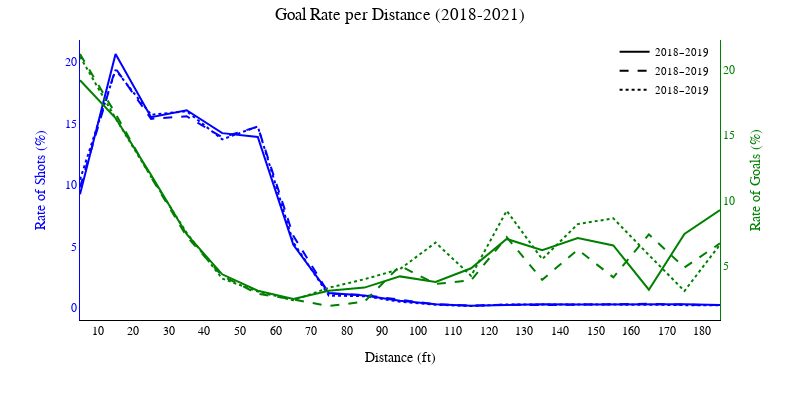

The notebook cell this image was saved under:
### Markdown cell above
### Second Figure_choice

### Code cell
''' Create a single figure for all seasons'''
'''Display shots rate instead of total goals to improve lisibility'''

shots1, rate1, rate_of_shots1 = calculate_metrics(df_2018)
shots2, rate2, rate_of_shots2 = calculate_metrics(df_2019)
shots3, rate3, rate_of_shots3 = calculate_metrics(df_2020)


fig = go.Figure()

fig.add_trace(go.Scatter(
    x=(rate1.index.astype(int) + bin_size/2),
    y=rate1.values,
    name="2018-2019",
    mode="lines",
    marker=dict(color="red"),
    line=dict(color="green", dash="solid", width=2),
    yaxis="y2",
    showlegend=False

))

fig.add_trace(go.Scatter(
    x=(rate2.index.astype(int) + bin_size/2),
    y=rate2.values,
    name="2019-2020",
    mode="lines",
    marker=dict(color="yellow"),
    line=dict(color="green", dash="dash", width=2),
    yaxis="y2",
    showlegend=False

))

fig.add_trace(go.Scatter(
    x=(rate3.index.astype(int) + bin_size/2),
    y=rate3.values,
    name="2020-2021",
    mode="lines",
    marker=dict(color="orange"),
    line=dict(color="green", dash="dot", width=2),
    yaxis="y2",
    showlegend=False

))

fig.add_trace(go.Scatter(
    x=(rate1.index.astype(int) + bin_size/2),
    y=rate_of_shots1.values,
    name="2018-2019",
    mode="lines",
    marker=dict(color="red"),
    line=dict(color="blue", dash="solid", width=2),
    yaxis="y1",
    showlegend=False
))

fig.add_trace(go.Scatter(
    x=(rate2.index.astype(int) + bin_size/2),
    y=rate_of_shots2.values,
    name="2019-2020",
    mode="lines",
    marker=dict(color="yellow"),
    line=dict(color="blue", dash="dash", width=2),
    yaxis="y1",
    showlegend=False
))

fig.add_trace(go.Scatter(
    x=(rate3.index.astype(int) + bin_size/2),
    y=rate_of_shots3.values,
    name="2020-2021",
    mode="lines",
    marker=dict(color="orange"),
    line=dict(color="blue", dash="dot", width=2),
    yaxis="y1",
    showlegend=False
))

'''Here we add one dummy set of lines only to be displayed as the legend'''
fig.add_trace(go.Scatter(
    x=[None], y=[None],         
    mode="lines",
    line=dict(color="black", dash="solid", width=2),
    name="2018–2019",             
    hoverinfo="skip"             
))
fig.add_trace(go.Scatter(
    x=[None], y=[None],          
    mode="lines",
    line=dict(color="black", dash="dash", width=2),
    name="2018–2019",             
    hoverinfo="skip"              
))
fig.add_trace(go.Scatter(
    x=[None], y=[None],           
    mode="lines",
    line=dict(color="black", dash="dot", width=2),
    name="2018–2019",             
    hoverinfo="skip"              
))

family_titles="Times New Roman"
fig.update_layout(
    plot_bgcolor="white",
    paper_bgcolor="white",
    title=dict(
    text="Goal Rate per Distance (2018-2021)",
    font=dict(size=17, family=family_titles, color="black"),  # title font
    x=0.5,
    pad=dict(t=1)

    ),
    xaxis=dict(
        title=dict(
            text="Distance (ft)",
            font=dict(size=14, family=family_titles, color="black")
        ),
        tickfont=dict(size=12, family=family_titles, color="black"),
        showgrid=False,
        zeroline=False,      
        showline=True,       
        linecolor="black",   
        linewidth=1        
    ),
    yaxis=dict(
        title=dict(
            text="Rate of Shots (%)",
            font=dict(size=14, family=family_titles, color="blue")
        ),
        tickfont=dict(size=12, family=family_titles, color="blue"),
        showgrid=False,
        zeroline=False,      
        showline=True,       
        linecolor="blue",   
        linewidth=1        
    ),
    yaxis2=dict(
        title=dict(
            text="Rate of Goals (%)",
            font=dict(size=14, family=family_titles, color="green")
        ),
        tickfont=dict(size=12, family=family_titles, color="green"),
        overlaying="y",
        side="right",
        showgrid=False,
        zeroline=False,      
        showline=True,       
        linecolor="green",   
        linewidth=1        
    ),
    legend=dict(
        x=0.99, y=1.01,              
        xanchor="right", yanchor="top",
        font=dict(size=11, family=family_titles, color="black"),
        bgcolor="rgba(255,255,255,0.5)"
    ),
    barmode="group",
    margin=dict(t=40)
    )

fig.update_xaxes(
    tick0=0,  
    dtick=10,
    tickmode="linear"
)
fig.update_layout(width=800, height=400)
fig.write_image(OUT_PATH_VIS+"Goal_Rate_per_Distance_All_Seasons_New.png", scale=5)
fig.write_image(OUT_PATH_VIS+"Goal_Rate_per_Distance_All_Seasons_New.png.svg")
fig.write_html(OUT_PATH_VIS + "Goal_Rate_per_Distance_All_Seasons_New.html", include_plotlyjs="cdn", full_html=False)
fig.show()

### Figure 1 — Plotly figure (JSON) as saved in the notebook; plotly's stock layout.template omitted (floating-point values rounded to 4 significant figures)
{"data": [{"line": {"color": "green", "dash": "solid", "width": 2}, "marker": {"color": "red"}, "mode": "lines", "name": "2018-2019", "showlegend": false, "type": "scatter", "x": [5.0, 15.0, 25.0, 35.0, 45.0, 55.0, 65.0, 75.0, 85.0, 95.0, 105.0, 115.0, 125.0, 135.0, 145.0, 155.0, 165.0, 175.0, 185.0], "y": [19.21, 16.31, 11.94, 7.4, 4.33, 3.07, 2.43, 3.07, 3.31, 4.17, 3.75, 4.79, 7.04, 6.18, 7.11, 6.54, 3.15, 7.42, 9.26], "yaxis": "y2"}, {"line": {"color": "green", "dash": "dash", "width": 2}, "marker": {"color": "yellow"}, "mode": "lines", "name": "2019-2020", "showlegend": false, "type": "scatter", "x": [5.0, 15.0, 25.0, 35.0, 45.0, 55.0, 65.0, 75.0, 85.0, 95.0, 105.0, 115.0, 125.0, 135.0, 145.0, 155.0, 165.0, 175.0, 185.0], "y": [21.22, 16.64, 11.78, 7.23, 4.2, 2.84, 2.4, 1.9, 2.23, 4.98, 3.59, 3.87, 7.18, 3.91, 6.22, 4.1, 7.39, 4.85, 6.7], "yaxis": "y2"}, {"line": {"color": "green", "dash": "dot", "width": 2}, "marker": {"color": "orange"}, "mode": "lines", "name": "2020-2021", "showlegend": false, "type": "scatter", "x": [5.0, 15.0, 25.0, 35.0, 45.0, 55.0, 65.0, 75.0, 85.0, 95.0, 105.0, 115.0, 125.0, 135.0, 145.0, 155.0, 165.0, 175.0, 185.0], "y": [21.02, 16.29, 11.81, 7.5, 4.0, 3.01, 2.34, 3.3, 3.95, 4.73, 6.76, 4.21, 9.2, 5.49, 8.18, 8.62, 5.81, 3.05, 6.61], "yaxis": "y2"}, {"line": {"color": "blue", "dash": "solid", "width": 2}, "marker": {"color": "red"}, "mode": "lines", "name": "2018-2019", "showlegend": false, "type": "scatter", "x": [5.0, 15.0, 25.0, 35.0, 45.0, 55.0, 65.0, 75.0, 85.0, 95.0, 105.0, 115.0, 125.0, 135.0, 145.0, 155.0, 165.0, 175.0, 185.0], "y": [9.24, 20.64, 15.51, 16.07, 14.21, 13.9, 5.13, 1.21, 1.02, 0.59, 0.31, 0.19, 0.25, 0.3, 0.28, 0.3, 0.3, 0.3, 0.25], "yaxis": "y"}, {"line": {"color": "blue", "dash": "dash", "width": 2}, "marker": {"color": "yellow"}, "mode": "lines", "name": "2019-2020", "showlegend": false, "type": "scatter", "x": [5.0, 15.0, 25.0, 35.0, 45.0, 55.0, 65.0, 75.0, 85.0, 95.0, 105.0, 115.0, 125.0, 135.0, 145.0, 155.0, 165.0, 175.0, 185.0], "y": [9.81, 19.47, 15.37, 15.58, 13.87, 14.73, 5.87, 1.17, 1.05, 0.66, 0.29, 0.2, 0.27, 0.23, 0.25, 0.32, 0.34, 0.27, 0.23], "yaxis": "y"}, {"line": {"color": "blue", "dash": "dot", "width": 2}, "marker": {"color": "orange"}, "mode": "lines", "name": "2020-2021", "showlegend": false, "type": "scatter", "x": [5.0, 15.0, 25.0, 35.0, 45.0, 55.0, 65.0, 75.0, 85.0, 95.0, 105.0, 115.0, 125.0, 135.0, 145.0, 155.0, 165.0, 175.0, 185.0], "y": [10.43, 19.35, 15.7, 15.99, 13.7, 14.75, 5.32, 1.0, 0.96, 0.51, 0.26, 0.16, 0.28, 0.28, 0.28, 0.3, 0.27, 0.23, 0.21], "yaxis": "y"}, {"hoverinfo": "skip", "line": {"color": "black", "dash": "solid", "width": 2}, "mode": "lines", "name": "2018–2019", "type": "scatter", "x": [null], "y": [null]}, {"hoverinfo": "skip", "line": {"color": "black", "dash": "dash", "width": 2}, "mode": "lines", "name": "2018–2019", "type": "scatter", "x": [null], "y": [null]}, {"hoverinfo": "skip", "line": {"color": "black", "dash": "dot", "width": 2}, "mode": "lines", "name": "2018–2019", "type": "scatter", "x": [null], "y": [null]}], "layout": {"barmode": "group", "height": 400, "legend": {"bgcolor": "rgba(255,255,255,0.5)", "font": {"color": "black", "family": "Times New Roman", "size": 11}, "x": 0.99, "xanchor": "right", "y": 1.01, "yanchor": "top"}, "margin": {"t": 40}, "paper_bgcolor": "white", "plot_bgcolor": "white", "title": {"font": {"color": "black", "family": "Times New Roman", "size": 17}, "pad": {"t": 1}, "text": "Goal Rate per Distance (2018-2021)", "x": 0.5}, "width": 800, "xaxis": {"dtick": 10, "linecolor": "black", "linewidth": 1, "showgrid": false, "showline": true, "tick0": 0, "tickfont": {"color": "black", "family": "Times New Roman", "size": 12}, "tickmode": "linear", "title": {"font": {"color": "black", "family": "Times New Roman", "size": 14}, "text": "Distance (ft)"}, "zeroline": false}, "yaxis": {"linecolor": "blue", "linewidth": 1, "showgrid": false, "showline": true, "tickfont": {"color": "blue", "family": "Times New Roman", "size": 12}, "title": {"font": {"color": "blue", "family": "Times New Roman", "size": 14}, "text": "Rate of Shots (%)"}, "zeroline": false}, "yaxis2": {"linecolor": "green", "linewidth": 1, "overlaying": "y", "showgrid": false, "showline": true, "side": "right", "tickfont": {"color": "green", "family": "Times New Roman", "size": 12}, "title": {"font": {"color": "green", "family": "Times New Roman", "size": 14}, "text": "Rate of Goals (%)"}, "zeroline": false}}}
